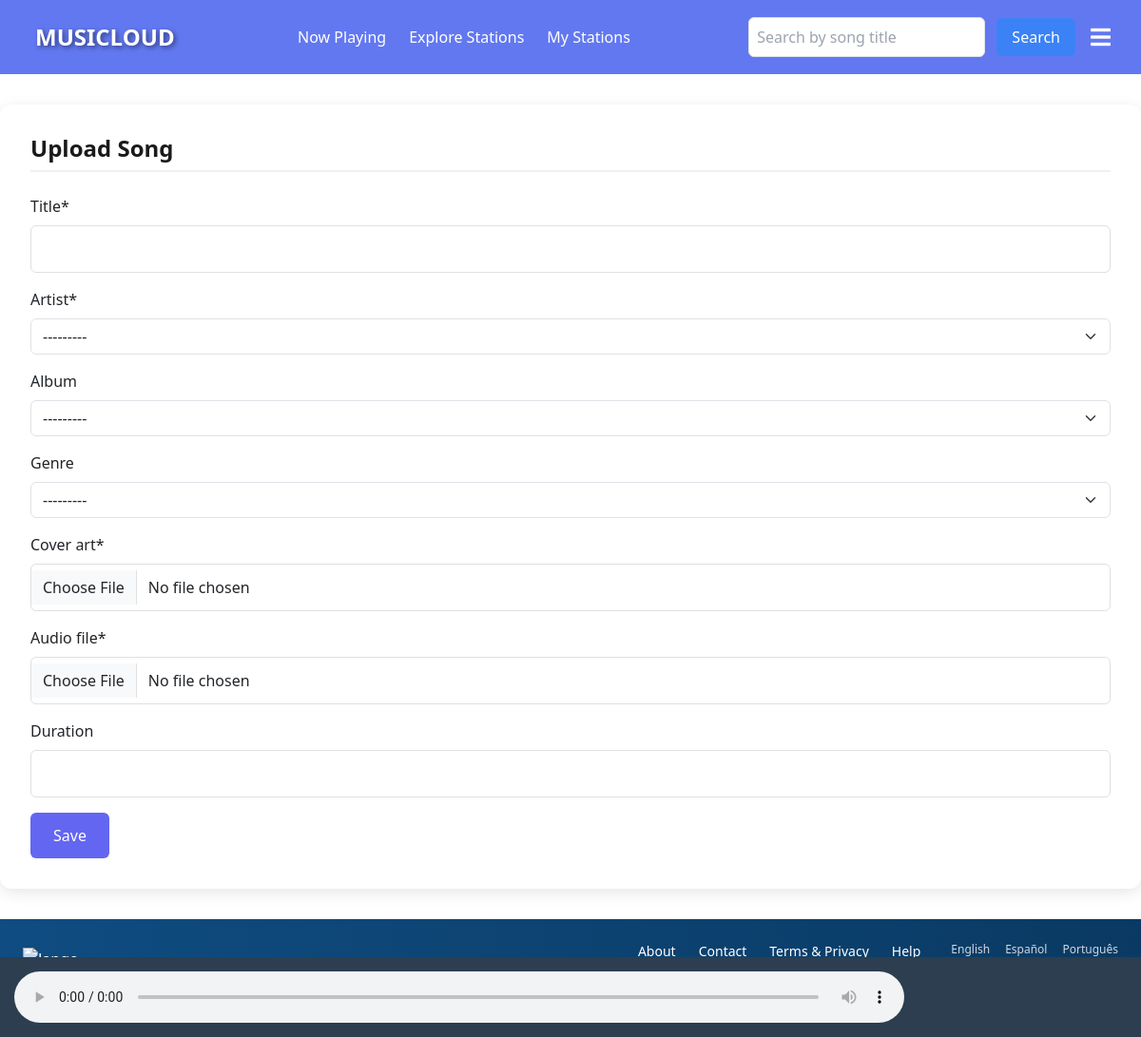
Page /songs/add/ (signed in) on the earlier database version.
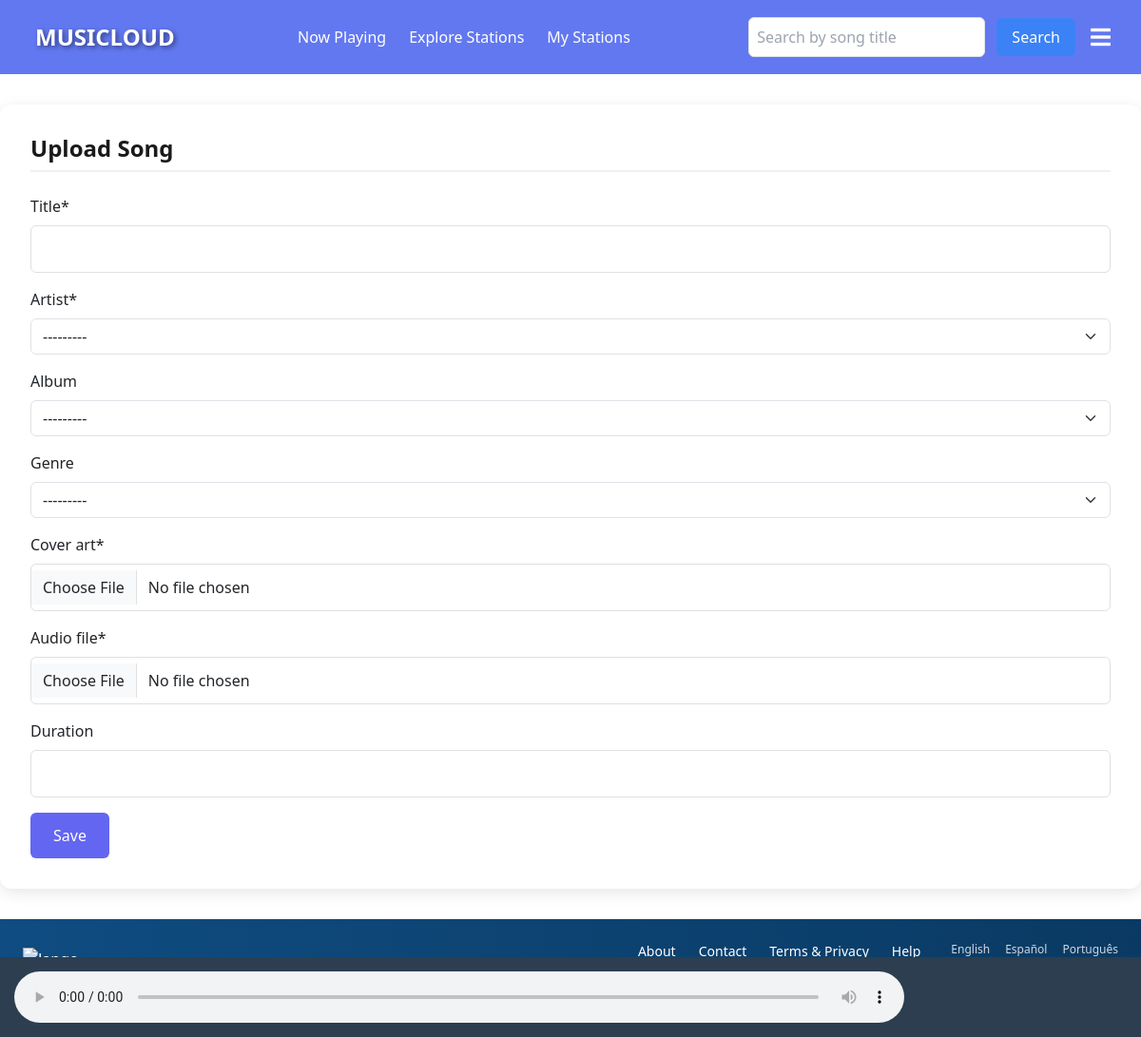
Same page on the later database version.
### app/models.py (models this page shows)
class Album(models.Model):
    title = models.CharField(max_length=200)
    artist = models.ForeignKey(Artist, on_delete=models.CASCADE)
    release_date = models.DateField()
    cover_art = models.ImageField(upload_to='album_covers/')
    def __str__(self):
        return self.title

### app/views.py (the view)
# urls.py: path('songs/add/', views.add_song, name='add_song'),
@login_required(login_url='login')
def add_song(request):
    if request.method == 'POST':
        form = SongForm(request.POST, request.FILES)
        if form.is_valid():
            form.save()
            return redirect('song_list')  # Replace with your success URL
    else:
        form = SongForm()
    return render(request, 'songs/songs_add.html', {'form': form})

### app/forms.py
class SongForm(forms.ModelForm):
    class Meta:
        model = Song
        fields = ['title', 'artist', 'album', 'genre', 'cover_art', 'audio_file', 'duration']
    def __init__(self, *args, **kwargs):
        super(SongForm, self).__init__(*args, **kwargs)
        self.helper = FormHelper()
        self.helper.form_method = 'post'
        self.helper.layout = Layout(
            Row(
                Column('title', css_class='form-group col-md-6 mb-3'),
                Column('duration', css_class='form-group col-md-6 mb-3'),
            ),
            Row(
                Column('artist', css_class='form-group col-md-4 mb-3'),
                Column('album', css_class='form-group col-md-4 mb-3'),
                Column('genre', css_class='form-group col-md-4 mb-3'),
            ),
            Row(
                Column('cover_art', css_class='form-group col-md-6 mb-3'),
                Column('audio_file', css_class='form-group col-md-6 mb-3'),
            ),
            Submit('submit', 'Save Song')
        )

### app/models.py (called while the page is built)
    def __str__(self):
        return self.user.username

    def __str__(self):
        return self.title

### templates/songs/songs_add.html (shortened to what this page needs)
{% extends "base.html" %}
{%load crispy_forms_tags%}
{%load static%}
{% block content %}
<div class="form-container">
  <h2 class="form-title">{{ form.instance.pk|yesno:"Update,Upload" }} Song</h2>
  <form method="post" enctype="multipart/form-data">
    {{form|crispy}}
    <button type="submit" class="btn-submit">Save</button>
  </form>
</div>
{% endblock %}

Differences in the rows shown:
added Album: artist "---------"
Other differences:
form field artist: "---------" → (not shown)
